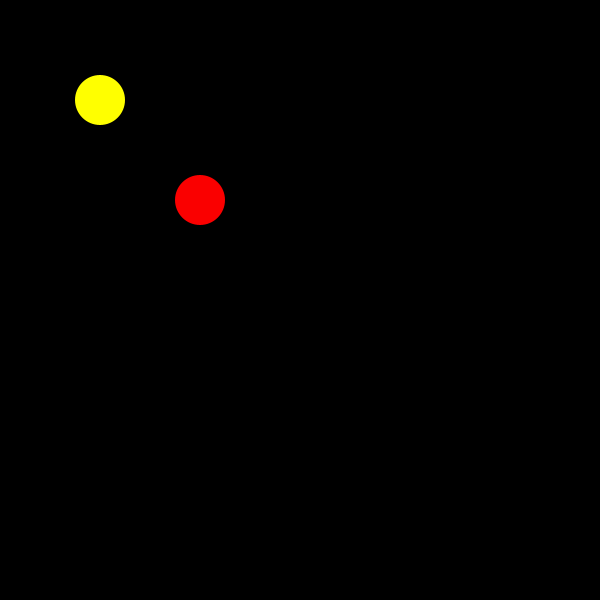
Frame 1 (no input)
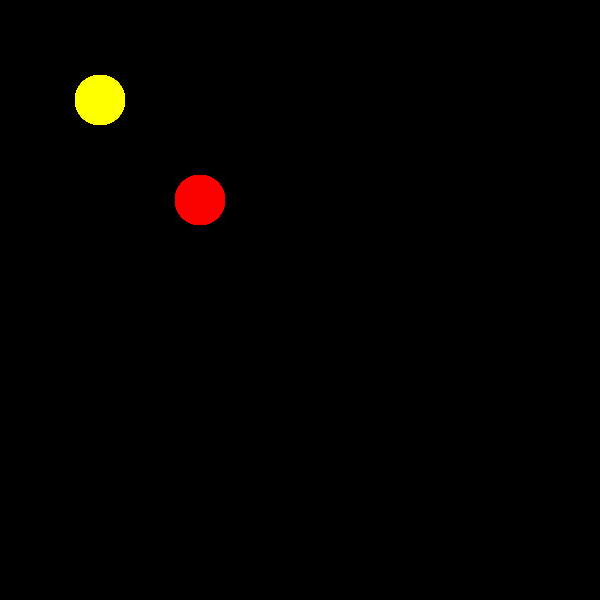
Frame 60 (the mouse pressed at the canvas centre just before this capture)
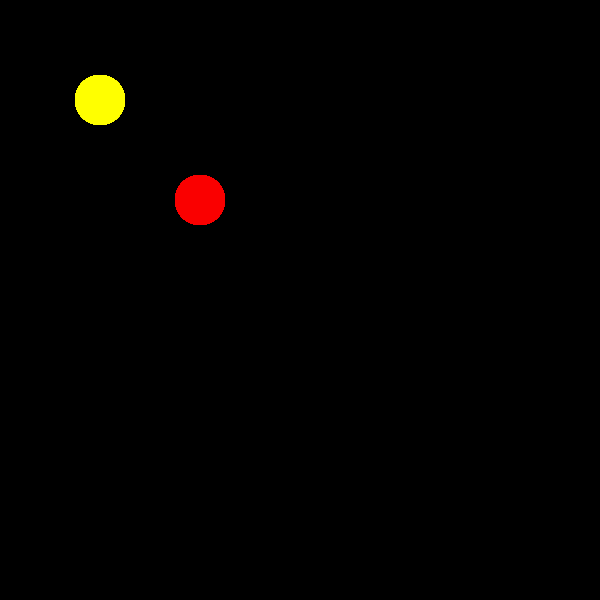
Frame 120 (the mouse held since frame 60 and released just before this capture)

The Processing sketch that drew these frames (run headless with seeded random() and noise(); from frame 60 on, the mouse is pressed at the canvas centre):

// Processing sketch: trans
// ── trans.pde
int x=0, y=0;

void setup() {
  size(600, 600);



  background(0);
  noStroke();
}

void draw() {
  fill(255, 255, 0);
  ellipse(100, 100, 50, 50);
  translate(100, 100);
  fill(250, 0, 0);
  ellipse(100, 100, 50, 50);
  x++;
  y++;
}
